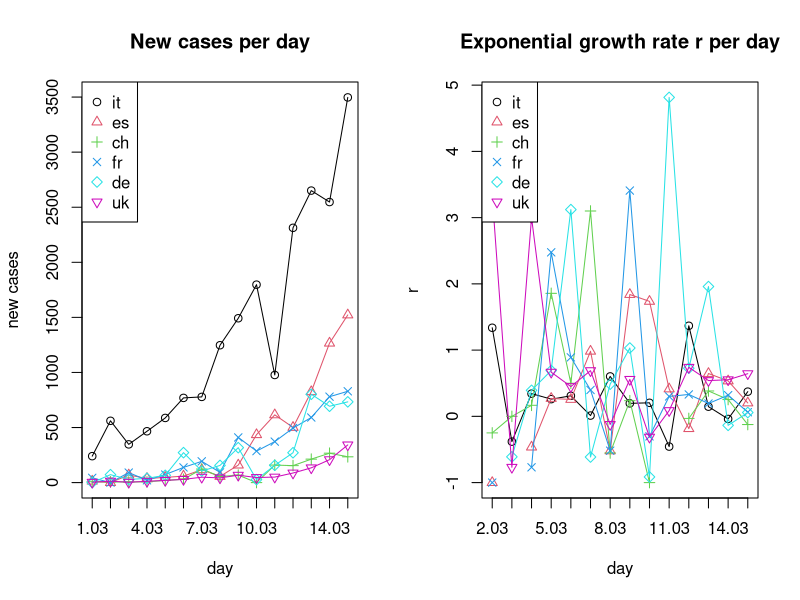

Recreate this plot in R.
## Exponential growth
# y = a * (1 + r)^x
# a = initial value (the amount before measuring growth or decay)
# r = growth or decay rate (most often represented as a percentage and expressed as a decimal)
# x = number of time intervals that have passed
# (y/a)^(1/x) - 1 = r


## March: New confirmed covid-19 cases per day. Data taken from daily situation reports from the WHO website.
days <- c('01.03','02.03','03.03','04.03','05.03','06.03','07.03',
         '08.03','09.03','10.03','11.03','12.03','13.03','14.03',
         '15.03')
it <- c(240,561,347,466,587,769,778,1247,1492,1797,977,2313,2651,2547,3497)
es <- c(13,0,69,37,47,59,117,56,159,435,615,501,825,1266,1522)
ch <- c(8,6,6,7,20,30,123,55,68,0,159,154,213,267,234)
fr <- c(43,0,91,21,73,138,193,93,410,286,372,495,591,780,829)
de <- c(0,72,28,39,66,272,105,156,317,27,157,271,802,693,733)
uk <- c(3,13,3,12,20,29,49,43,67,46,50,87,134,208,342)
all_countries <- list(it,es,ch,fr,de,uk)


## Computing exponential growth rates r
compute_r <- function(y, t, x){
  r <- c()
  for(i in 2:length(t)){
    new_r <- (y[i] / y[i-1])^(1/x) - 1
    if(abs(new_r) == Inf) new_r <- NA
    r <- c(r, new_r)
  }
  return(r)
}

r_it <- compute_r(it, days, 1)
r_es <- compute_r(es, days, 1)
r_ch <- compute_r(ch, days, 1)
r_fr <- compute_r(fr, days, 1)
r_de <- compute_r(de, days, 1)
r_uk <- compute_r(uk, days, 1)
all_countries_r <- list(r_it,r_es,r_ch,r_fr,r_de,r_uk)


## Plotting
all_countries_names <- c('it','es','ch','fr','de','uk')
colors <- 1:length(all_countries_names)
pchs <- 1:length(all_countries_names)

par(mfrow=c(1,2))

# New cases per day
plot(days, unlist(all_countries[1]), main='New cases per day', type='o',
     ylim=c(0,max(unlist(all_countries),na.rm=T)),
     xaxt="n", col=colors[1], pch=pchs[1], ylab='new cases', xlab='day')
axis(1, at=days, labels=T)
for(i in 2:length(all_countries)){
  lines(days, unlist(all_countries[i]), type='o', col=colors[i], pch=pchs[i])
}
legend('topleft',legend=all_countries_names,col=colors,pch=pchs)

# Exponential growth rate r per day
plot(days[-1], unlist(all_countries_r[1]), main='Exponential growth rate r per day', type='o',
     ylim=c(min(unlist(all_countries_r),na.rm=T), max(unlist(all_countries_r),na.rm=T)),
     xaxt="n", col=colors[1], pch=pchs[1], ylab='r', xlab='day')
axis(1, at=days[-1], labels=T)
for(i in 2:length(all_countries_r)){
  lines(days[-1], unlist(all_countries_r[i]), type='o', col=colors[i], pch=pchs[i])
}
legend('topleft',legend=all_countries_names,col=colors,pch=pchs)
